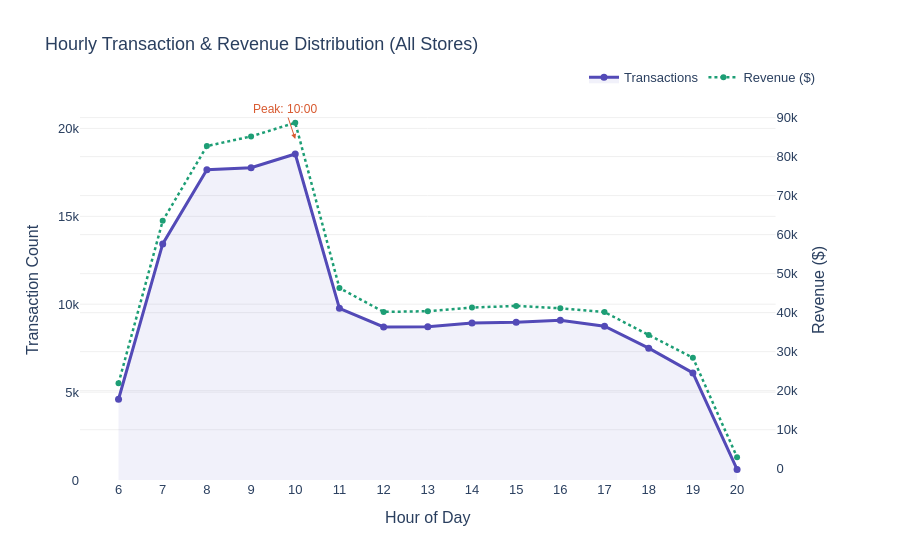

Notebook code for this chart:
### Code cell
# ============================================================
# CHART 4: Hourly Demand Curve (All Stores Combined)
# ============================================================
 
hourly = (
    df.groupby("hour")
    .agg(total_transactions=("transaction_id", "count"),
         total_revenue=("revenue", "sum"))
    .reset_index()
)
hourly["total_revenue"] = hourly["total_revenue"].round(2)
 
fig4 = make_subplots(specs=[[{"secondary_y": True}]])
 
fig4.add_trace(
    go.Scatter(
        x=hourly["hour"],
        y=hourly["total_transactions"],
        name="Transactions",
        line=dict(color="#534AB7", width=3),
        fill="tozeroy",
        fillcolor="rgba(83,74,183,0.08)",
        mode="lines+markers",
        marker=dict(size=7)
    ),
    secondary_y=False
)
 
fig4.add_trace(
    go.Scatter(
        x=hourly["hour"],
        y=hourly["total_revenue"],
        name="Revenue ($)",
        line=dict(color="#1D9E75", width=2.5, dash="dot"),
        mode="lines+markers",
        marker=dict(size=6)
    ),
    secondary_y=True
)
 
# Annotate peak hour
peak_hour = hourly.loc[hourly["total_transactions"].idxmax(), "hour"]
peak_txns = hourly.loc[hourly["total_transactions"].idxmax(), "total_transactions"]
 
fig4.add_annotation(
    x=peak_hour, y=peak_txns,
    text=f"Peak: {peak_hour}:00",
    showarrow=True, arrowhead=2,
    arrowcolor="#D85A30", font=dict(color="#D85A30", size=12),
    yshift=15
)
 
fig4.update_layout(
    title="Hourly Transaction & Revenue Distribution (All Stores)",
    xaxis=dict(title="Hour of Day", tickmode="linear", tick0=6, dtick=1),
    plot_bgcolor="white",
    paper_bgcolor="white",
    legend=dict(orientation="h", yanchor="bottom", y=1.02, xanchor="right", x=1),
    hovermode="x unified",
    font=dict(family="Arial", size=13)
)
fig4.update_yaxes(title_text="Transaction Count", secondary_y=False, gridcolor="#f0f0f0")
fig4.update_yaxes(title_text="Revenue ($)", secondary_y=True, gridcolor="#f0f0f0")
 
fig4.write_html("charts/chart4_hourly_demand.html")
fig4.show()
print("✓ Chart 4: Hourly Demand Curve saved.")

### Figure 1 — Plotly figure (JSON) as saved in the notebook; plotly's stock layout.template omitted (floating-point values rounded to 4 significant figures)
{"data": [{"fill": "tozeroy", "fillcolor": "rgba(83,74,183,0.08)", "line": {"color": "#534AB7", "width": 3}, "marker": {"size": 7}, "mode": "lines+markers", "name": "Transactions", "type": "scatter", "x": [6, 7, 8, 9, 10, 11, 12, 13, 14, 15, 16, 17, 18, 19, 20], "xaxis": "x", "y": [4594, 13428, 17654, 17764, 18545, 9766, 8708, 8714, 8933, 8979, 9093, 8745, 7498, 6092, 603], "yaxis": "y"}, {"line": {"color": "#1D9E75", "dash": "dot", "width": 2.5}, "marker": {"size": 6}, "mode": "lines+markers", "name": "Revenue ($)", "type": "scatter", "x": [6, 7, 8, 9, 10, 11, 12, 13, 14, 15, 16, 17, 18, 19, 20], "xaxis": "x", "y": [21900.0, 63530.0, 82700.0, 85170.0, 88670.0, 46320.0, 40190.0, 40370.0, 41300.0, 41730.0, 41120.0, 40130.0, 34290.0, 28450.0, 2936.0], "yaxis": "y2"}], "layout": {"annotations": [{"arrowcolor": "#D85A30", "arrowhead": 2, "font": {"color": "#D85A30", "size": 12}, "showarrow": true, "text": "Peak: 10:00", "x": 10, "y": 18545, "yshift": 15}], "font": {"family": "Arial", "size": 13}, "hovermode": "x unified", "legend": {"orientation": "h", "x": 1, "xanchor": "right", "y": 1.02, "yanchor": "bottom"}, "paper_bgcolor": "white", "plot_bgcolor": "white", "title": {"text": "Hourly Transaction & Revenue Distribution (All Stores)"}, "xaxis": {"anchor": "y", "domain": [0, 0.94], "dtick": 1, "tick0": 6, "tickmode": "linear", "title": {"text": "Hour of Day"}}, "yaxis": {"anchor": "x", "domain": [0, 1], "gridcolor": "#f0f0f0", "title": {"text": "Transaction Count"}}, "yaxis2": {"anchor": "x", "gridcolor": "#f0f0f0", "overlaying": "y", "side": "right", "title": {"text": "Revenue ($)"}}}}
